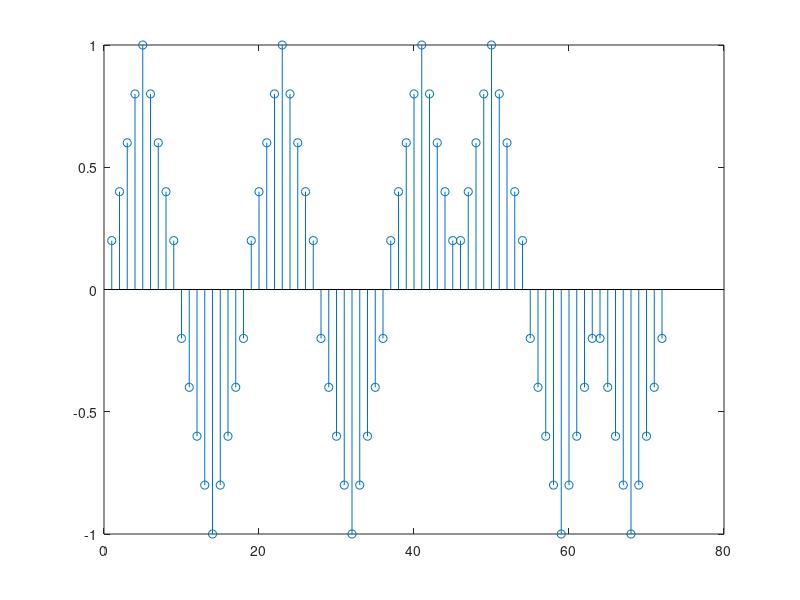

The MATLAB script that drew this image: (Note: this script raises an error after producing the figure.)
clear all; clc
mp = 9; % muestras por pulso
pbase = triang(mp); % pulso base triangular de mp muestras
t = 0:8;
b = [1 0 1 0 1 1 0 0];
stem(t,pbase)
ylim([0 1])
s = [1 0 0 0 0 0 0 0 0 -1 0 0 0 0 0 0 0 0 1];
s1 = b;
s1(s1==0) = -1;
s = zeros(1,(numel(b)-1)*mp+1);
s(1:mp:end) = s1;
x = conv(s,pbase);
stem(x)
%% 2da sección
load lena512.mat
% whos('-file','lena512.mat')
% imshow(uint8(lena512))
lenarec=lena512(252:284,318:350);
% imshow(uint8(lenarec))
b=de2bi(lenarec,8);
% b=de2bi(lenarec,8,'left-msb'); % % % % % % % version profesor
b=b';
bits=b(:);
%% Realice y codifique el proceso inverso (bits a pixeles) para reconstruir la imagen.
bR = reshape(bits,[8,1089]);
% isequal(bR,b)
bR = bR';
lena = reshape(bi2de(bR),size(lenarec));
isequal(lenarec,lena)
imshow(uint8(lena))
% % % % % % % % % % % % % % % % % % % % % % version profesor
% Mbits = reshape(bits,8,33*33);
% vint = bi2de(Mbits','left-msb');
% Mint = vec2mat(vint,33,33);
% Mint(1,1)
% Mint = Mint';
% imshow(uint8(Mint))
%%  Unipolar NRZ % % % NOTA correr 2da seccion para obtener los bits
mp = 10; % samples per pulse
Fs = 96000;
Ts = 1/Fs;
% The bit rate is Rb= Rs= Fs / mp, because 1 bit= 1 %symbol and % every symbol has mpsamples per bit
Rs = Fs / mp;
% unipolar nrz
pbase = rectwin(mp); % Pulso completo;+
wvtool(pbase)
s = zeros(1,numel(bits)*mp);
s(1:mp:end) = bits;
subplot(3,1,1); stem(s(1:mp*16)); title('tren de impulsos');
unrz = conv(pbase,s);
subplot(3,1,3);pwelch(unrz,[],[],[],Fs,'power'); title('PSD of Unipolar NRZ');
subplot(3,1,2);plot(unrz(1:mp*16)); title('Uniolar NRZ');
%% Polar NRZ % % % NOTA correr 2da seccion para obtener los bits
mp = 10; % samples per pulse
Fs = 96000;
Ts = 1/Fs;
% The bit rate is Rb= Rs= Fs / mp, because 1 bit= 1 %symbol and % every symbol has mpsamples per bit
Rs = Fs / mp;
% polar nrz
pbase = rectwin(mp); % Pulso completo;
wvtool(pbase);
sym = (bits * 2)-1;
s = zeros(1,numel(bits)*mp);
s(1:mp:end) = sym;
subplot(3,1,1); stem(s(1:mp*16)); title('tren de impulsos');
pnrz = conv(pbase,s);
subplot(3,1,3);pwelch(pnrz,[],[],[],Fs,'power'); title('PSD of Polar NRZ');
subplot(3,1,2);plot(pnrz(1:mp*16)); title('Polar NRZ');
%% Bipolar NRZ % % % NOTA correr 2da seccion para obtener los bits
mp = 10; % samples per pulse
Fs = 96000;
Ts = 1/Fs;
% The bit rate is Rb= Rs= Fs / mp, because 1 bit= 1 %symbol and % every symbol has mpsamples per bit
Rs = Fs / mp;
% bipolar nrz
pbase = rectwin(mp); % Pulso completo;
wvtool(pbase)
%
am = mod(1:length(bits(bits == 1)), 2); % 0s y 1s del tamaño de los bits en 1 en la variable bits
am(am == 0) = -1; % alternate mark (vector de -1s y 1s)
bits(bits == 1) = am; % alternate mark inversion AMI (tres estados)
%
s = zeros(1,numel(bits)*mp);
s(1:mp:end) = bits;
subplot(3,1,1);stem(s(1:mp*16)); title('tren de impulsos');
bnrz = conv(pbase,s);
subplot(3,1,3);pwelch(bnrz,[],[],[],Fs,'power'); title('PSD of Bipolar NRZ');
subplot(3,1,2);plot(bnrz(1:mp*16));title('Bipolar NRZ');
figure;powerbw(bnrz,Fs) % para obtener el bw de -3dB
%% Manchester % % % NOTA correr 2da seccion para obtener los bits
mp = 10; % samples per pulse
Fs = 96000;
Ts = 1/Fs;
% The bit rate is Rb= Rs= Fs / mp, because 1 bit= 1 %symbol and % every symbol has mpsamples per bit
Rs = Fs / mp
Rb = Rs
% Manchester
pM = [-ones(1,mp/2) ones(1,mp/2)]; %pulso base
wvtool(pM);
sym = (bits * 2)-1;
s = zeros(1,numel(bits)*mp);% tren de impulsos
s(1:mp:end) = sym; %tren
subplot(3,1,1); stem(s(1:mp*16)); title('tren de impulsos'); 
xM = conv(pM,s);
% subplot(3,1,3); pwelch(xM,200,100,200,Fs,'power'); title('PSD of Manchester');
subplot(3,1,3); pwelch(xM,[],[],[],Fs,'power'); title('PSD of Manchester');
subplot(3,1,2); plot(xM(1:mp*16));title('Manchester');
